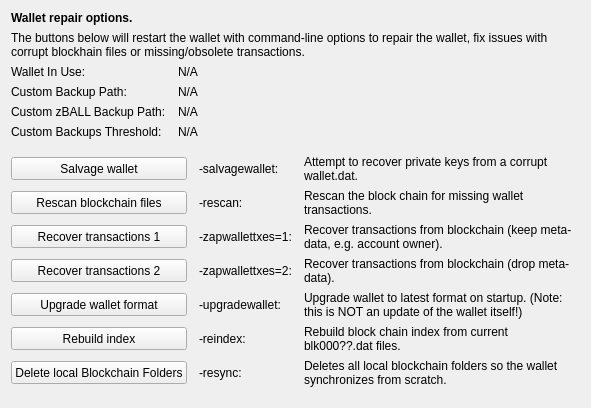
     <widget class="QWidget" name="tab_repair">
      <attribute name="title">
       <string>&amp;Wallet Repair</string>
      </attribute>
      <layout class="QGridLayout" name="gridLayout_4" columnstretch="0,0,0,0">
       <property name="horizontalSpacing">
        <number>12</number>
       </property>
       <item row="0" column="0" colspan="4">
        <widget class="QLabel" name="label_repair_header">
         <property name="font">
          <font>
           <weight>75</weight>
           <bold>true</bold>
          </font>
         </property>
         <property name="text">
          <string>Wallet repair options.</string>
         </property>
        </widget>
       </item>
       <item row="1" column="0" colspan="4">
        <widget class="QLabel" name="label_repair_helptext">
         <property name="font">
          <font>
           <weight>50</weight>
           <bold>false</bold>
          </font>
         </property>
         <property name="text">
          <string>The buttons below will restart the wallet with command-line options to repair the wallet, fix issues with corrupt blockhain files or missing/obsolete transactions.</string>
         </property>
         <property name="wordWrap">
          <bool>true</bool>
         </property>
        </widget>
       </item>
       <item row="2" column="0">
        <widget class="QLabel" name="wallet_path_label">
         <property name="text">
          <string>Wallet In Use:</string>
         </property>
        </widget>
       </item>
       <item row="2" column="1" colspan="3">
        <widget class="QLabel" name="wallet_path">
         <property name="cursor">
          <cursorShape>IBeamCursor</cursorShape>
         </property>
         <property name="text">
          <string>N/A</string>
         </property>
         <property name="textFormat">
          <enum>Qt::PlainText</enum>
         </property>
         <property name="textInteractionFlags">
          <set>Qt::LinksAccessibleByMouse|Qt::TextSelectableByKeyboard|Qt::TextSelectableByMouse</set>
         </property>
        </widget>
       </item>
       <item row="3" column="0">
        <widget class="QLabel" name="wallet_custombackuppath_label">
         <property name="visible">
          <bool>false</bool>
         </property>
         <property name="text">
          <string>Custom Backup Path:</string>
         </property>
        </widget>
       </item>
       <item row="3" column="1" colspan="3">
        <widget class="QLabel" name="wallet_custombackuppath">
         <property name="cursor">
          <cursorShape>IBeamCursor</cursorShape>
         </property>
         <property name="visible">
          <bool>false</bool>
         </property>
         <property name="text">
          <string>N/A</string>
         </property>
         <property name="textFormat">
          <enum>Qt::PlainText</enum>
         </property>
         <property name="textInteractionFlags">
          <set>Qt::LinksAccessibleByMouse|Qt::TextSelectableByKeyboard|Qt::TextSelectableByMouse</set>
         </property>
        </widget>
       </item>
       <item row="4" column="0">
        <widget class="QLabel" name="wallet_customzballbackuppath_label">
         <property name="visible">
          <bool>false</bool>
         </property>
         <property name="text">
          <string>Custom zBALL Backup Path:</string>
         </property>
        </widget>
       </item>
       <item row="4" column="1" colspan="3">
        <widget class="QLabel" name="wallet_customzballbackuppath">
         <property name="cursor">
          <cursorShape>IBeamCursor</cursorShape>
         </property>
         <property name="visible">
          <bool>false</bool>
         </property>
         <property name="text">
          <string>N/A</string>
         </property>
         <property name="textFormat">
          <enum>Qt::PlainText</enum>
         </property>
         <property name="textInteractionFlags">
          <set>Qt::LinksAccessibleByMouse|Qt::TextSelectableByKeyboard|Qt::TextSelectableByMouse</set>
         </property>
        </widget>
       </item>
       <item row="5" column="0">
        <widget class="QLabel" name="wallet_custombackupthreshold_label">
         <property name="visible">
          <bool>false</bool>
         </property>
         <property name="text">
          <string>Custom Backups Threshold:</string>
         </property>
        </widget>
       </item>
       <item row="5" column="1" colspan="3">
        <widget class="QLabel" name="wallet_custombackupthreshold">
         <property name="cursor">
          <cursorShape>IBeamCursor</cursorShape>
         </property>
         <property name="visible">
          <bool>false</bool>
         </property>
         <property name="text">
          <string>N/A</string>
         </property>
         <property name="textFormat">
          <enum>Qt::PlainText</enum>
         </property>
         <property name="textInteractionFlags">
          <set>Qt::LinksAccessibleByMouse|Qt::TextSelectableByKeyboard|Qt::TextSelectableByMouse</set>
         </property>
        </widget>
       </item>
       <item row="6" column="0">
        <spacer name="verticalSpacer_repair1">
         <property name="orientation">
          <enum>Qt::Vertical</enum>
         </property>
         <property name="sizeHint" stdset="0">
          <size>
           <width>10</width>
           <height>10</height>
          </size>
         </property>
        </spacer>
       </item>
       <item row="7" column="0" colspan="2">
        <widget class="QPushButton" name="btn_salvagewallet">
         <property name="minimumSize">
          <size>
           <width>100</width>
           <height>23</height>
          </size>
         </property>
         <property name="text">
          <string>Salvage wallet</string>
         </property>
        </widget>
       </item>
       <item row="7" column="2">
        <widget class="QLabel" name="label_repair_salvage_command">
         <property name="text">
          <string notr="true">-salvagewallet:</string>
         </property>
        </widget>
       </item>
       <item row="7" column="3">
        <widget class="QLabel" name="label_repair_salvage">
         <property name="text">
          <string>Attempt to recover private keys from a corrupt wallet.dat.</string>
         </property>
         <property name="wordWrap">
          <bool>true</bool>
         </property>
        </widget>
       </item>
       <item row="8" column="0" colspan="2">
        <widget class="QPushButton" name="btn_rescan">
         <property name="minimumSize">
          <size>
           <width>100</width>
           <height>23</height>
          </size>
         </property>
         <property name="text">
          <string>Rescan blockchain files</string>
         </property>
        </widget>
       </item>
       <item row="8" column="2">
        <widget class="QLabel" name="label_repair_rescan_command">
         <property name="text">
          <string notr="true">-rescan:</string>
         </property>
        </widget>
       </item>
       <item row="8" column="3">
        <widget class="QLabel" name="label_repair_rescan">
         <property name="text">
          <string>Rescan the block chain for missing wallet transactions.</string>
         </property>
         <property name="wordWrap">
          <bool>true</bool>
         </property>
        </widget>
       </item>
       <item row="9" column="0" colspan="2">
        <widget class="QPushButton" name="btn_zapwallettxes1">
         <property name="minimumSize">
          <size>
           <width>100</width>
           <height>23</height>
          </size>
         </property>
         <property name="text">
          <string>Recover transactions 1</string>
         </property>
        </widget>
       </item>
       <item row="9" column="2">
        <widget class="QLabel" name="label_repair_zap1_command">
         <property name="text">
          <string notr="true">-zapwallettxes=1:</string>
         </property>
        </widget>
       </item>
       <item row="9" column="3">
        <widget class="QLabel" name="label_repair_zap1">
         <property name="text">
          <string>Recover transactions from blockchain (keep meta-data, e.g. account owner).</string>
         </property>
         <property name="wordWrap">
          <bool>true</bool>
         </property>
        </widget>
       </item>
       <item row="10" column="0" colspan="2">
        <widget class="QPushButton" name="btn_zapwallettxes2">
         <property name="minimumSize">
          <size>
           <width>100</width>
           <height>23</height>
          </size>
         </property>
         <property name="text">
          <string>Recover transactions 2</string>
         </property>
        </widget>
       </item>
       <item row="10" column="2">
        <widget class="QLabel" name="label_repair_zap2_command">
         <property name="text">
          <string notr="true">-zapwallettxes=2:</string>
         </property>
        </widget>
       </item>
       <item row="10" column="3">
        <widget class="QLabel" name="label_repair_zap2">
         <property name="text">
          <string>Recover transactions from blockchain (drop meta-data).</string>
         </property>
         <property name="wordWrap">
          <bool>true</bool>
         </property>
        </widget>
       </item>
       <item row="11" column="0" colspan="2">
        <widget class="QPushButton" name="btn_upgradewallet">
         <property name="minimumSize">
          <size>
           <width>100</width>
           <height>23</height>
          </size>
         </property>
         <property name="text">
          <string>Upgrade wallet format</string>
         </property>
        </widget>
       </item>
       <item row="11" column="2">
        <widget class="QLabel" name="label_repair_upgrade_command">
         <property name="text">
          <string notr="true">-upgradewallet:</string>
         </property>
        </widget>
       </item>
       <item row="11" column="3">
        <widget class="QLabel" name="label_repair_upgrade">
         <property name="text">
          <string>Upgrade wallet to latest format on startup. (Note: this is NOT an update of the wallet itself!)</string>
         </property>
         <property name="wordWrap">
          <bool>true</bool>
         </property>
        </widget>
       </item>
       <item row="12" column="0" colspan="2">
        <widget class="QPushButton" name="btn_reindex">
         <property name="minimumSize">
          <size>
           <width>100</width>
           <height>23</height>
          </size>
         </property>
         <property name="text">
          <string>Rebuild index</string>
         </property>
        </widget>
       </item>
       <item row="12" column="2">
        <widget class="QLabel" name="label_repair_reindex_command">
         <property name="text">
          <string notr="true">-reindex:</string>
         </property>
        </widget>
       </item>
       <item row="12" column="3">
        <widget class="QLabel" name="label_repair_reindex">
         <property name="text">
          <string>Rebuild block chain index from current blk000??.dat files.</string>
         </property>
         <property name="wordWrap">
          <bool>true</bool>
         </property>
        </widget>
       </item>
       <item row="13" column="0" colspan="2">
        <widget class="QPushButton" name="btn_resync">
         <property name="minimumSize">
          <size>
           <width>100</width>
           <height>23</height>
          </size>
         </property>
         <property name="text">
          <string>Delete local Blockchain Folders</string>
         </property>
        </widget>
       </item>
       <item row="13" column="2">
        <widget class="QLabel" name="label_repair_resync_command">
         <property name="text">
          <string>-resync:</string>
         </property>
        </widget>
       </item>
       <item row="13" column="3">
        <widget class="QLabel" name="label_repair_resync">
         <property name="text">
          <string>Deletes all local blockchain folders so the wallet synchronizes from scratch.</string>
         </property>
         <property name="wordWrap">
          <bool>true</bool>
         </property>
        </widget>
       </item>
       <item row="14" column="0">
        <spacer name="verticalSpacer_repair2">
         <property name="orientation">
          <enum>Qt::Vertical</enum>
         </property>
         <property name="sizeHint" stdset="0">
          <size>
           <width>20</width>
           <height>10</height>
          </size>
         </property>
        </spacer>
       </item>
      </layout>
     </widget>
